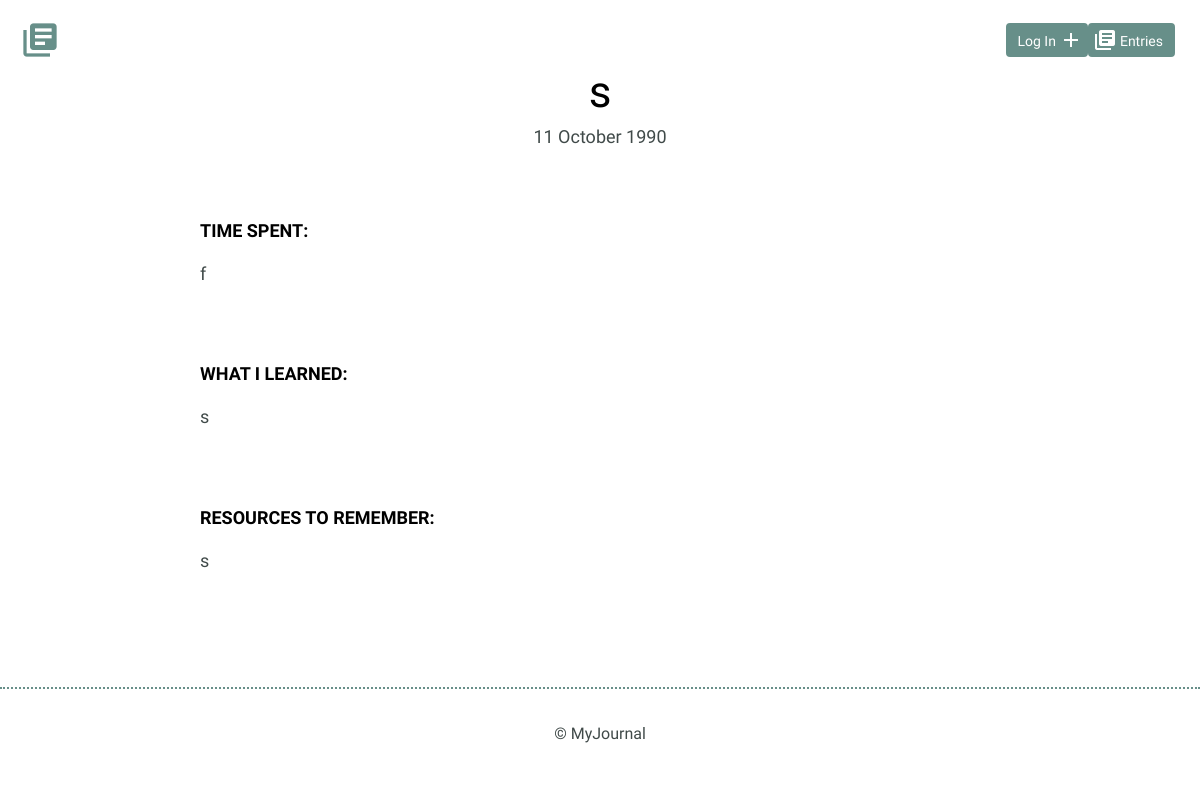
Page /detail/1 on the earlier database version.
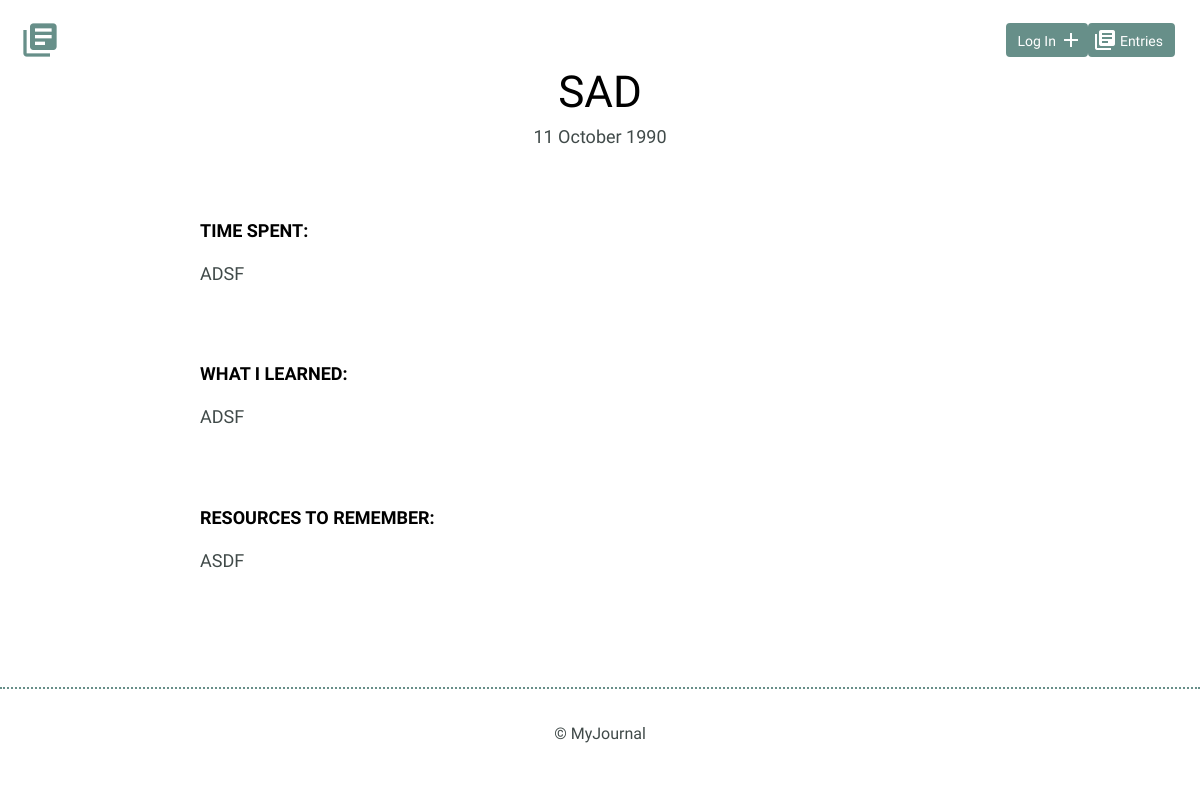
Same page on the later database version.
### models.py (models this page shows)
class Post(Model):
    title = CharField()
    date = DateField()
    time_spent = CharField(max_length=100)
    what_i_learned = TextField()
    resources_to_remember = TextField()
    posted_at = DateTimeField(default=datetime.datetime.now)
    class Meta:
        database = DATABASE
        order_by = ('-posted_at',)

### app.py (the view)
@app.route('/detail/<int:post_id>')
def detail(post_id):
    try:
        post = models.Post.get_by_id(post_id)
        return render_template('detail.html', post=post)
    except models.DoesNotExist:
        abort(404)

### app.py (called while the page is built)
@app.before_request
def before_request():
    g.db = models.DATABASE
    g.db.connect(reuse_if_open=True)
    g.user = current_user

@app.after_request
def after_request(response):
    g.db.close()
    return response

### templates/detail.html (shortened to what this page needs)
{% extends "layout.html" %}
{% block content %}
 <section>
    <div class="container">
        <div class="entry-list single">
            <article>
                <h1>{{ post.title }}</h1>
                <time datetime="2016-01-31">{{ post.date.strftime('%d %B %Y') }} </time>
                <div class="entry">
                    <h3>Time Spent: </h3>
                    <p>{{ post.time_spent }}</p>
                </div>
                <div class="entry">
                    <h3>What I Learned:</h3>
                    <p>{{ post.what_i_learned }}</p>
                </div>
                <div class="entry">
                    <h3>Resources to Remember:</h3>
                    <p>{{ post.resources_to_remember }}</p>
                </div>
            </article>
        </div>
    </div>
 </section>
{% endblock %}

Differences in the rows shown:
changed Post: title "s" → "SAD"; time_spent "f" → "ADSF"; what_i_learned "s" → "ADSF"; resources_to_remember "s" → "ASDF"
